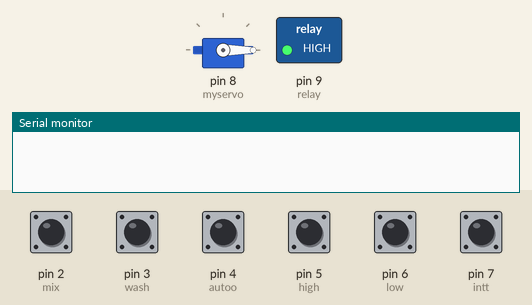
Simulated run of this sketch. Board: Arduino Uno, built with avr-gcc and run on an emulated ATmega328P. Parts: servo, switched loads named in the sketch (green lamp = pin HIGH), the last lines printed to the serial monitor. The test bench sets the inputs (shaded band); at power-on: pin 2 (mix), pin 3 (wash), pin 4 (autoo), pin 5 (high), pin 6 (low), pin 7 (intt) HIGH.

Above: at 1.2 s.
1.3 s: pin 3 (wash) pulled LOW for 0.15 s
At 1.7 s:
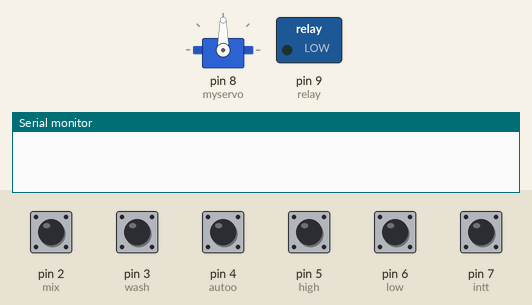
3.8 s: pin 4 (autoo) pulled LOW for 0.15 s
At 3.95 s:
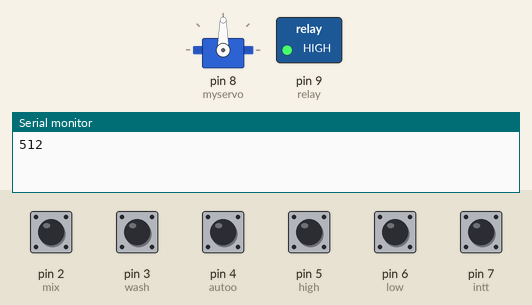
5.6 s: pin 5 (high) pulled LOW for 1 s
At 5.7 s:
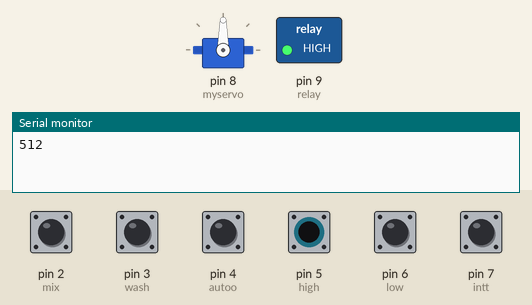
Timing chart, 0 to 8.6 s (numbered marks = the images above; inputs shaded):
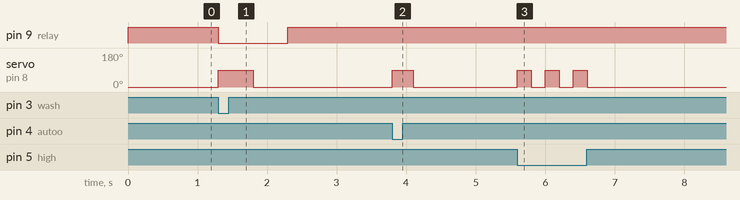

Measured:
- after the input at 1.3 s, pin 9 (relay): HIGH → LOW at once, → HIGH 1.0 s later; servo on pin 8 (myservo): 0° → 90° at once, → 0° 0.50 s later
- after the input at 3.8 s, servo on pin 8 (myservo): 0° → 90° at once, → 0° 0.30 s later
- after the input at 5.6 s, servo on pin 8 (myservo): alternates 90° for 0.20 s and 0° for 0.20 s, 6 changes in all, then stays 0°, starting at once

The sketch:

CODE-014.ino
```cpp
//https://www.youtube.com/c/VTMVlogVoThongMinh
#include <Servo.h>
#define low 6
#define high 5
#define autoo 4
#define intt 7
#define mix 2
#define wash 3
#define relay 9
Servo myservo;
int aa = 0;
int a = 0;
int timer1; // tốc độ servo
int timer2; // tốc độ servo
int gocquay = 90; // góc quay
//................................................
void setup() {
  Serial.begin(9600);
  myservo.attach(8);
  pinMode(low, INPUT_PULLUP);
  pinMode(high, INPUT_PULLUP);
  pinMode(autoo, INPUT_PULLUP);
  pinMode(intt, INPUT_PULLUP);
  pinMode(mix, INPUT_PULLUP);
  pinMode(wash, INPUT_PULLUP);
  pinMode(relay, OUTPUT);
  myservo.write(0);
  digitalWrite(relay, HIGH);
}
//................................................
void loop() {
  while (digitalRead(low) == 0) {
    timer1 = 1000; timer2 = 1000;
    runn();
  }
  while (digitalRead(high) == 0) {
    timer1 = 200; timer2 = 200;
    runn();
  }
  if (digitalRead(mix) == 0) {
    timer1 = 500; timer2 = 500;
    runn();
  }
  if (digitalRead(wash) == 0) {
    timer1 = 500; timer2 = 500;
    digitalWrite(relay, LOW);
    runn();
    digitalWrite(relay, HIGH);
  }
  while (digitalRead(intt) == 0) {
    int a = analogRead(A0); timer1 = 300;
    timer2 = map(a, 0, 1023, 300, 5000);
    runn();
  }
  while (digitalRead(autoo) == 0) {
    int a = analogRead(A1); timer1 = 300;
    Serial.println(a);
    if ((a > 200) && (a < 500)) {
      timer2 = 300;
      runn();
    }
    else if ((a > 500) && (a < 900)) {
      timer2 = 1500;
      runn();
    }
  }
}
//................................................
void runn() {
  myservo.write(gocquay);
  delay(timer1);
  myservo.write(0);
  delay(timer2);
}
```
